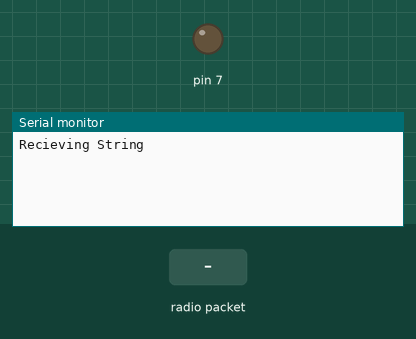
Simulated run of this sketch. Board: Arduino Uno, built with avr-gcc and run on an emulated ATmega328P. Parts: output pins drawn as LEDs (lit = HIGH), the last lines printed to the serial monitor. The inputs (shaded band) are chosen by the test bench. No radio packets arrive unless stated.

Above: at 1.2 s.
1.3 s: radio packet "Z" arrives
At 2.4 s:
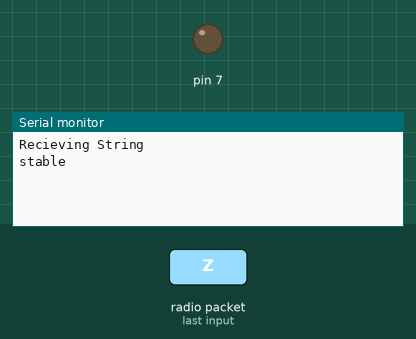
2.8 s: radio packet "z" arrives
At 3.5 s:
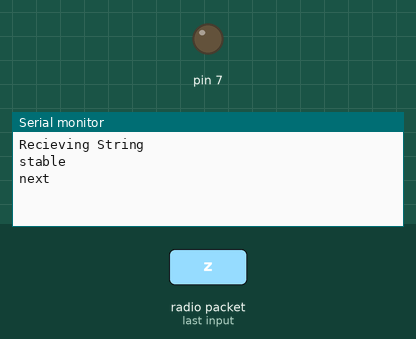
4.3 s: radio packet "y" arrives
At 4.7 s:
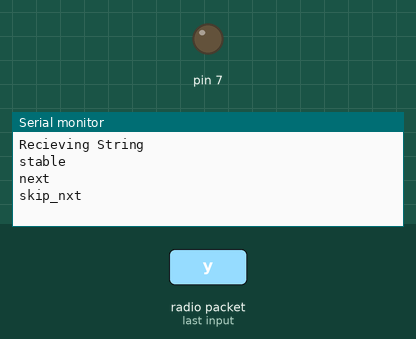

Measured:
- after the input at 1.3 s, the serial monitor: prints a new line at once (image 1)
- after the input at 2.8 s, the serial monitor: prints a new line at once (image 2)
- after the input at 4.3 s, the serial monitor: prints a new line at once (image 3)

The sketch:

aMus_final_rec.ino
```cpp
#include <VirtualWire.h>
int i;    //and integer used to count
char data;
void setup()
{
  pinMode(7, OUTPUT);
  //Define the receiver pin and rate
  Serial.begin(9600);
  vw_set_rx_pin(9 );       //Sets pin D12 as the RX Pin
  vw_setup(2000);       // Bits per sec
  vw_rx_start();           // Start the receiver PLL running
  Serial.println("Recieving String");
}

void loop()
{
  uint8_t buf[VW_MAX_MESSAGE_LEN];
  uint8_t buflen = VW_MAX_MESSAGE_LEN;

  if ( vw_get_message(buf, &buflen) )
  {


    for (i = 0; i < buflen; i++)
    {
      //      Serial.print(char(buf[i]));
      data = char(buf[i]);
      if (data == 'Z') {
        Serial.print("stable");
      } if (data == 'z') {
        Serial.print("next");
      } if (data == 'y') {
        Serial.print("skip_nxt");
      } if (data == 'Y') {
        Serial.print("skip_prev");
      } if (data == 'X') {
        Serial.print("vol_up");
      } if (data == 'x') {
        Serial.print("vol_down");
      }
    }
    Serial.flush();
    Serial.println();
  }

}
```
